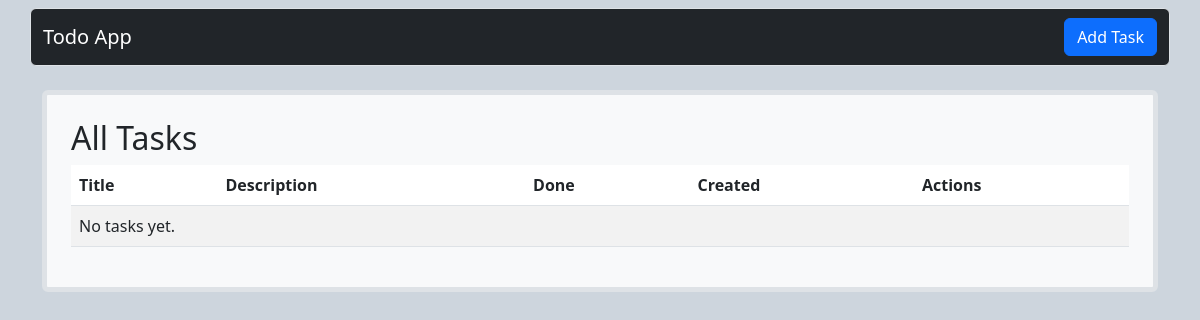
The app's page /, older data.
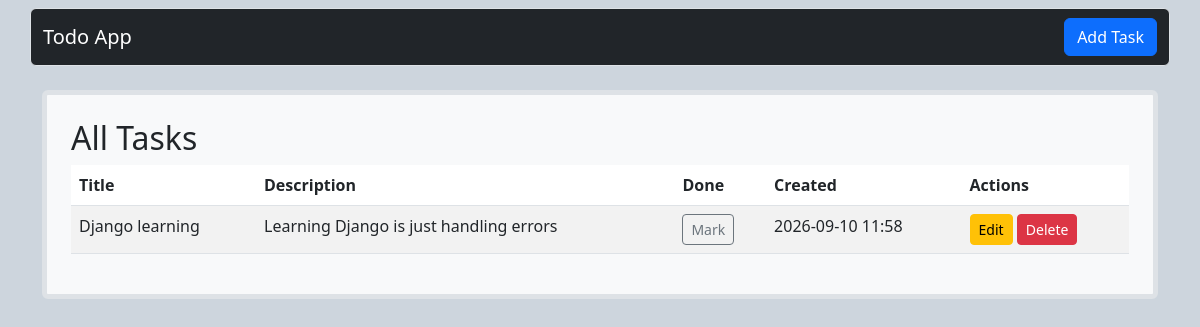
The same page, newer data.
### todo/models.py (models this page shows, shortened)
class Task(models.Model):
    title = models.CharField(max_length=200)
    description = models.TextField(blank=True)
    completed = models.BooleanField(default=False)
    created_at = models.DateTimeField(auto_now_add=True)

### todo/views.py (the view)
# urls.py: path('', views.task_list, name='task_list'),
def task_list(request):
    tasks = Task.objects.all().order_by('-created_at')
    return render(request, 'todo/task_list.html', {'tasks': tasks})

### todo/templates/todo/task_list.html (shortened to what this page needs)
{% extends 'todo/base.html' %} {% block content %}
<div class="container border border-5 rounded p-4" style="background-color: #f8f9fa">
  <h2>All Tasks</h2>
  <table class="table table-striped">
    <thead>
      <tr>
        <th>Title</th>
        <th>Description</th>
        <th>Done</th>
        <th>Created</th>
        <th>Actions</th>
      </tr>
    </thead>
    <tbody>
      {% for task in tasks %}
      <tr>
        <td>{{ task.title }}</td>
        <td>{{ task.description|linebreaksbr }}</td>
        <td>
          <form
            method="post"
            action="{% url 'todo:task_toggle' task.pk %}"
            style="display: inline"
          >
            <button
              type="submit"
              class="btn btn-sm {% if task.completed %}btn-success{% else %}btn-outline-secondary{% endif %}"
            >
              {% if task.completed %}✔{% else %}Mark{% endif %}
            </button>
          </form>
        </td>
        <td>{{ task.created_at|date:"Y-m-d H:i" }}</td>
        <td>
          <a
            class="btn btn-sm btn-warning"
            href="{% url 'todo:task_edit' task.pk %}"
            >Edit</a
          >
          <a
            class="btn btn-sm btn-danger"
            href="{% url 'todo:task_delete' task.pk %}"
            >Delete</a
          >
        </td>
      </tr>
      {% empty %}
      <tr>
        <td colspan="5">No tasks yet.</td>
      </tr>
      {% endfor %}
    </tbody>
  </table>
</div>
{% endblock %}

Row changes from the older to the newer data that the page shows:
added Task: title "Django learning", description "Learning Django is just handling errors", completed "Mark", created_at "2026-09-10 11:58"
Text that changed along with them:
text no longer shown: "No tasks yet."
